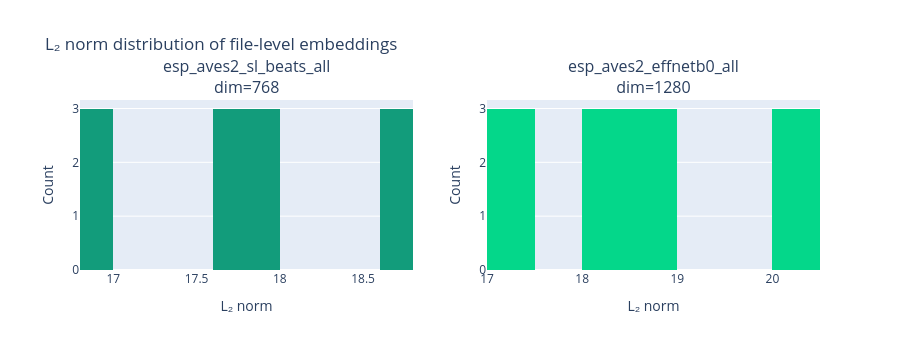

Notebook code cell kept with this figure:
### Markdown cell above
## 6 — Embedding inspection

Before projecting to 2D, it is useful to inspect the raw embedding statistics. The **L₂ norm** of an embedding vector tells us its magnitude — models that produce well-distributed representations tend to show consistent norm ranges across samples.

Outliers in the norm distribution can indicate:
- Clips with unusually high energy or silence
- Model saturation on extreme inputs
- Numerical issues (e.g. very large activations from padding artefacts)

For our clean synthetic tones we expect tightly clustered norms.

### Code cell
fig = make_subplots(
    rows=1,
    cols=2,
    subplot_titles=[
        f"{BEATS_MODEL}<br>dim={beats_all.shape[1]}",
        f"{EFFNET_MODEL}<br>dim={effnet_all.shape[1]}",
    ],
)

norms_beats = np.linalg.norm(beats_all, axis=1)
norms_effnet = np.linalg.norm(effnet_all, axis=1)

fig.add_trace(go.Histogram(x=norms_beats, name="BEATs", nbinsx=10, marker_color="#129C7B"), row=1, col=1)
fig.add_trace(go.Histogram(x=norms_effnet, name="EfficientNet", nbinsx=10, marker_color="#04D78A"), row=1, col=2)

fig.update_layout(title="L\u2082 norm distribution of file-level embeddings", height=350, showlegend=False)
fig.update_xaxes(title_text="L\u2082 norm")
fig.update_yaxes(title_text="Count")
fig.show()

### Figure 1 — Plotly figure (JSON) as saved in the notebook; plotly's stock layout.template omitted (floating-point values rounded to 4 significant figures)
{"data": [{"marker": {"color": "#129C7B"}, "name": "BEATs", "nbinsx": 10, "type": "histogram", "x": [18.72, 18.72, 18.72, 16.95, 16.95, 16.95, 17.64, 17.64, 17.64, 17.86, 17.86, 17.86], "xaxis": "x", "yaxis": "y"}, {"marker": {"color": "#04D78A"}, "name": "EfficientNet", "nbinsx": 10, "type": "histogram", "x": [18.22, 18.22, 18.22, 18.82, 18.82, 18.82, 20.45, 20.45, 20.45, 17.39, 17.39, 17.39], "xaxis": "x2", "yaxis": "y2"}], "layout": {"annotations": [{"font": {"size": 16}, "showarrow": false, "text": "esp_aves2_sl_beats_all<br>dim=768", "x": 0.225, "xanchor": "center", "xref": "paper", "y": 1.0, "yanchor": "bottom", "yref": "paper"}, {"font": {"size": 16}, "showarrow": false, "text": "esp_aves2_effnetb0_all<br>dim=1280", "x": 0.775, "xanchor": "center", "xref": "paper", "y": 1.0, "yanchor": "bottom", "yref": "paper"}], "height": 350, "showlegend": false, "title": {"text": "L₂ norm distribution of file-level embeddings"}, "xaxis": {"anchor": "y", "domain": [0.0, 0.45], "title": {"text": "L₂ norm"}}, "xaxis2": {"anchor": "y2", "domain": [0.55, 1.0], "title": {"text": "L₂ norm"}}, "yaxis": {"anchor": "x", "domain": [0.0, 1.0], "title": {"text": "Count"}}, "yaxis2": {"anchor": "x2", "domain": [0.0, 1.0], "title": {"text": "Count"}}}}
